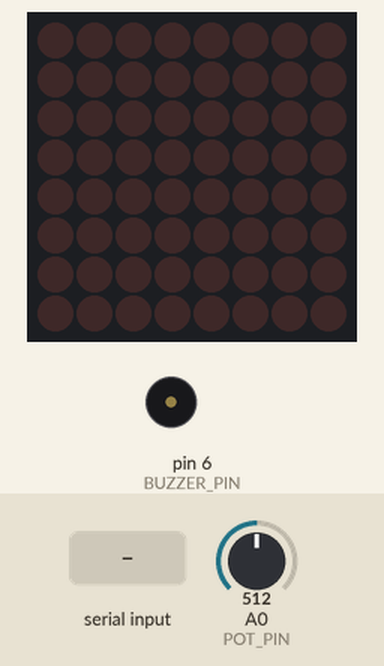
This sketch was run on a simulated Arduino Uno, built with avr-gcc and run on an emulated ATmega328P. Shown: 8×8 LED matrix, buzzer (waves = sounding). The test bench sets the inputs (shaded band); at power-on: A0 (POT_PIN) = 512.

Above: at 1.2 s.
1.3 s: "M:90\n" received over Serial
At 1.6 s:
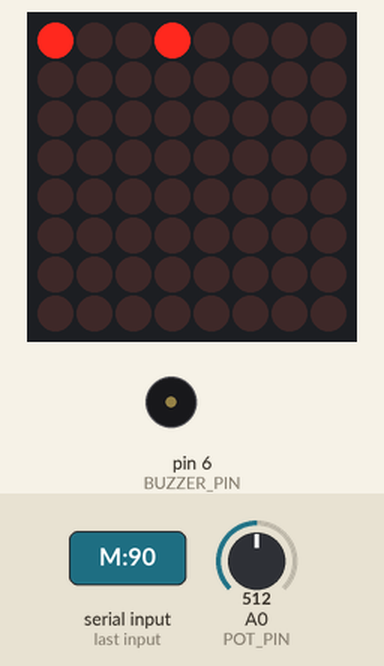
2.8 s: "M:,45\n" received over Serial
At 4.0 s:
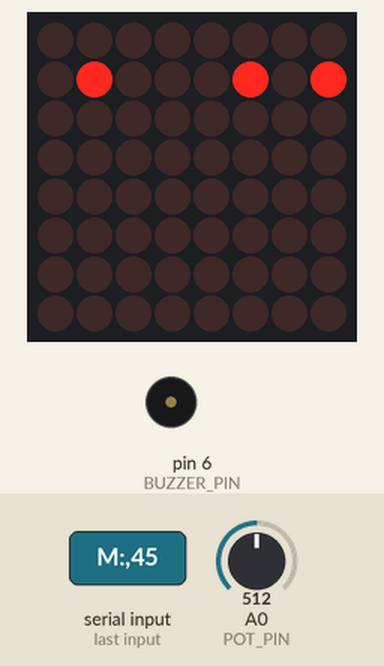
4.3 s: "M:90\n" received over Serial
At 5.1 s:
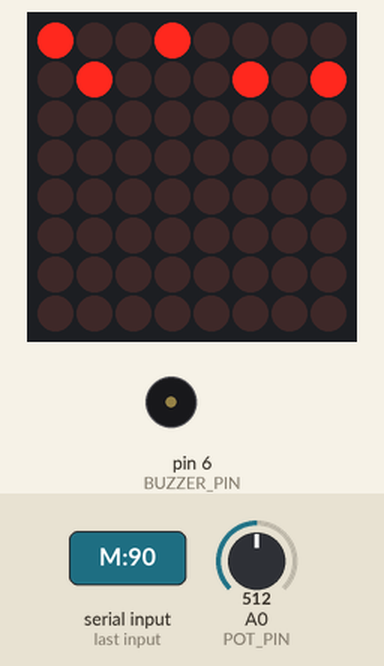
5.8 s: "D:\n" received over Serial
At 6.2 s:
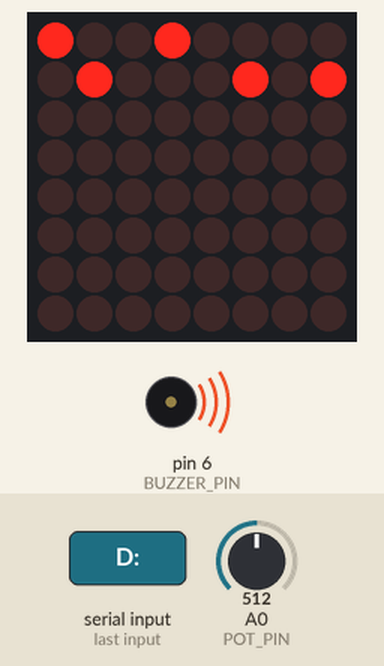
Timing chart, 0 to 8.3 s (numbered marks = the images above; inputs shaded):
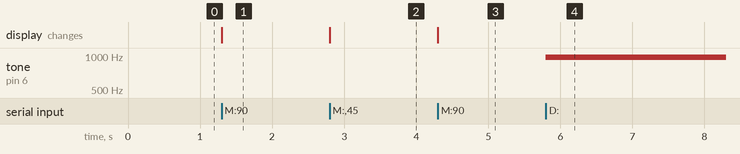

The sketch:

arduino_radar.ino
```cpp
#include <LedControl.h>

// --- Pines ---
#define DIN 11
#define CLK 13
#define CS  10

#define BUZZER_PIN 6
#define POT_PIN A0

LedControl lc = LedControl(DIN, CLK, CS, 1);

// --- Estado ---
float distance_min = 10.0;
unsigned long lastBeepTime = 0;
bool beepState = false;

void setup() {
  Serial.begin(115200);

  // Matriz
  lc.shutdown(0, false);
  lc.setIntensity(0, 8);
  lc.clearDisplay(0);

  pinMode(BUZZER_PIN, OUTPUT);
}

void loop() {
  // --- Leer Serial ---
  while (Serial.available()) {
    String msg = Serial.readStringUntil('\n');

    // --- DISTANCIA ---
    if (msg.startsWith("D:")) {
      distance_min = msg.substring(2).toFloat();
    }

    // --- MATRIZ ---
    if (msg.startsWith("M:")) {
      int row = 0;
      int idx = 2;

      while (row < 8 && idx < msg.length()) {
        int comma = msg.indexOf(',', idx);
        if (comma == -1) comma = msg.length();

        byte value = (byte) strtol(msg.substring(idx, comma).c_str(), NULL, 16);
        lc.setRow(0, row, value);

        idx = comma + 1;
        row++;
      }
    }
  }

  // --- BUZZER con umbrales ---
  int pot = analogRead(POT_PIN);
  int volume = map(pot, 0, 1023, 0, 255);

  unsigned long now = millis();
  int beepInterval = 0;  // 0 = continuo, >0 = intermitente
  bool shouldBeep = false;

  if (distance_min < 1.0) {
    // < 1m: pitido rápido (400ms on/off)
    beepInterval = 400;
  } else if (distance_min < 1.5) {
    // 1.0 - 1.5m: pitido lento (900ms on/off)
    beepInterval = 900;
  } else {
    // >= 1.5m: apagado
    shouldBeep = false;
    beepInterval = 0;
  }

  // Manejar intermitencia
  if (beepInterval > 0) {
    if (now - lastBeepTime >= beepInterval) {
      beepState = !beepState;
      lastBeepTime = now;
    }
    shouldBeep = beepState;
  }

  // Aplicar al buzzer
  if (shouldBeep) {
    analogWrite(BUZZER_PIN, volume);
  } else {
    analogWrite(BUZZER_PIN, 0);
  }
}
```

Measured:
- after the input at 1.3 s, the display: changes at once (image 1)
- after the input at 2.8 s, the display: changes at once (image 2)
- after the input at 4.3 s, the display: changes at once (image 3)
- after the input at 5.8 s, tone on pin 6 (BUZZER_PIN): silent → 977 Hz at once
